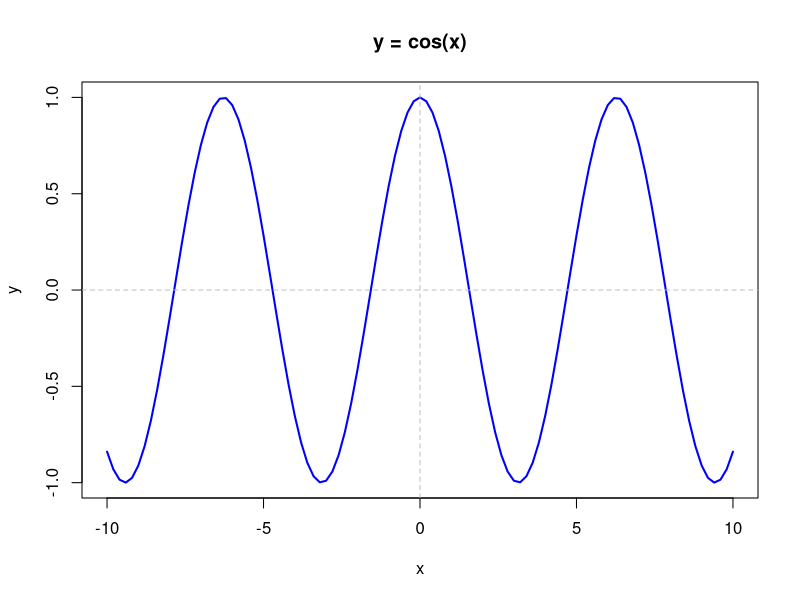
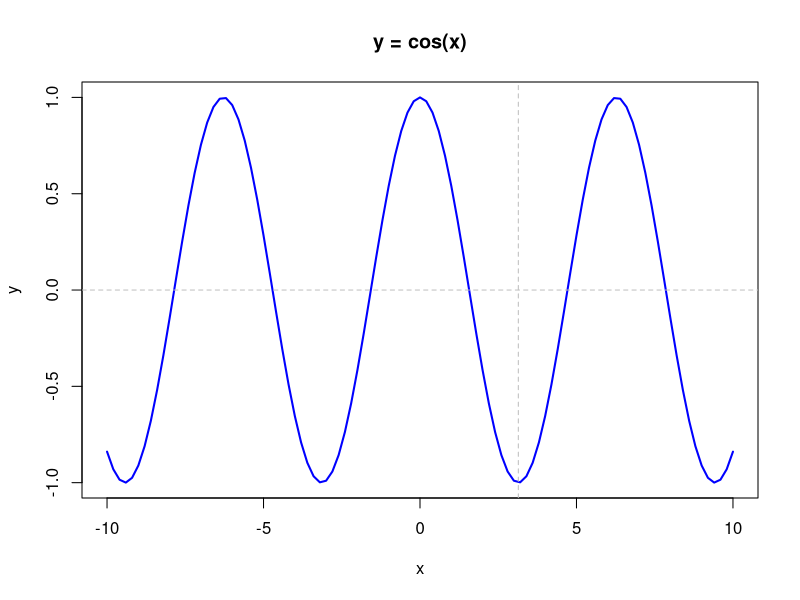
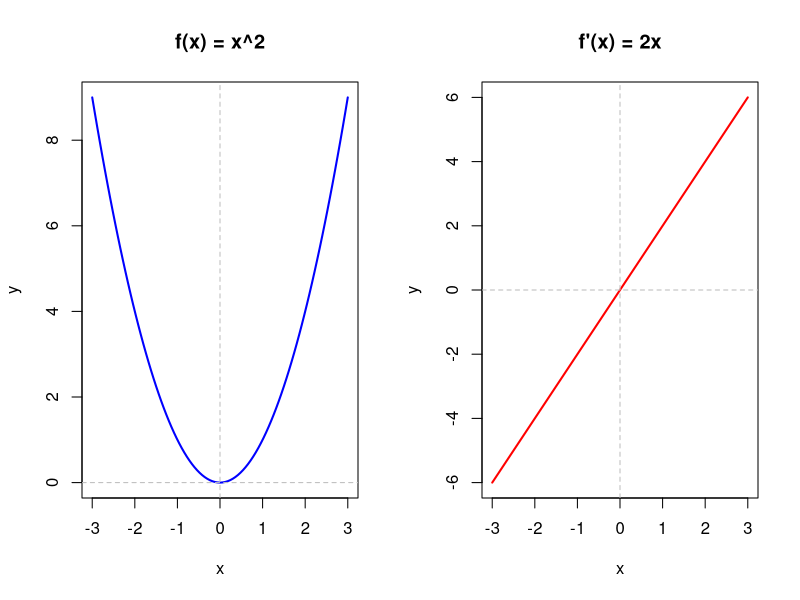
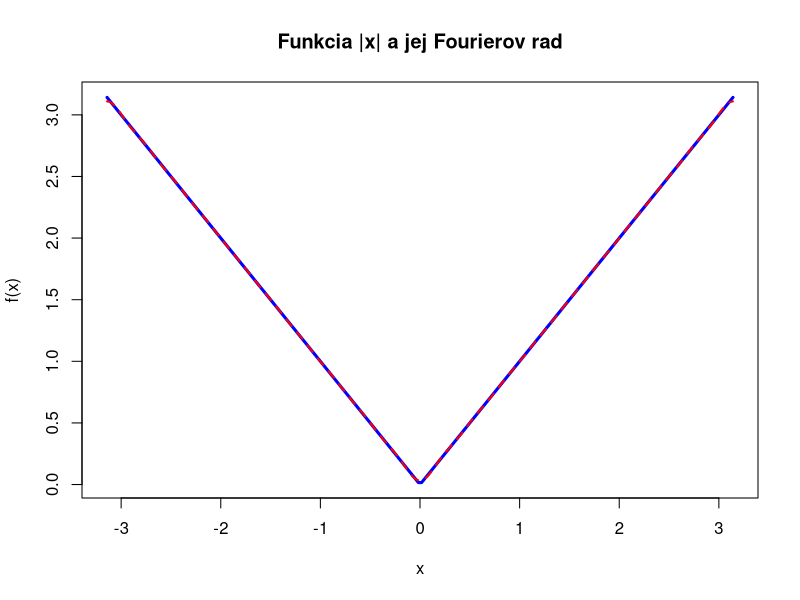
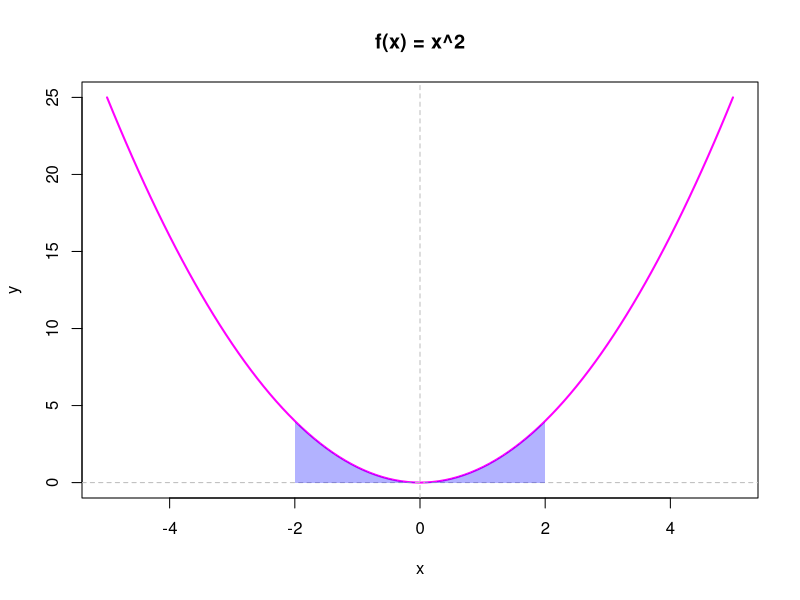
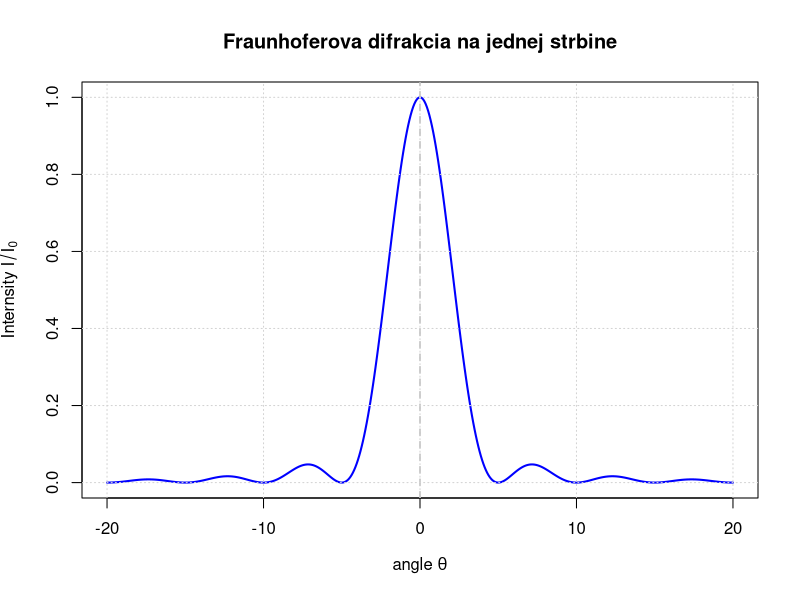

Generate these figures, in order, with R:
## ---- chunk 1
knitr::opts_chunk$set(echo = FALSE, warning = FALSE, message = FALSE)
library(ggplot2)
library(knitr)
## ---- chunk 2
funkcii <- data.frame(
  number = 1:9,
  func = c("$x^2$", "$x^4$", "$x^{100}$", "$\\mid x \\mid$", "$\\cos(x)$", 
           "$\\frac{1}{x^2}$", "$x^4 - 5x^2 + 1$", "$e^{x^2}$", "$konstanta$")
)
kable(funkcii, caption = "Tabuľka parnych funkcii", 
      booktabs = TRUE, align = "c")
## ---- chunk 3
curve(cos(x), from = -10, to = 10, 
      col = "blue", lwd = 2, 
      main = "y = cos(x)",
      xlab = "x", ylab = "y")
abline(h = 0, v = 0, col = "gray", lty = 2)
## ---- chunk 4
curve(cos(x), from = -10, to = 10, 
      col = "blue", lwd = 2, 
      main = "y = cos(x)",
      xlab = "x", ylab = "y")
abline(h = 0, v = pi, col = "gray", lty = 2)
## ---- chunk 5
par(mfrow = c(1, 2))

curve(x^2, from = -3, to = 3, col = "blue", lwd = 2,
      main = "f(x) = x^2", xlab = "x", ylab = "y")
abline(h = 0, v = 0, col = "gray", lty = 2)

curve(2*x, from = -3, to = 3, col = "red", lwd = 2,
      main = "f'(x) = 2x", xlab = "x", ylab = "y")
abline(h = 0, v = 0, col = "gray", lty = 2)

par(mfrow = c(1, 1))


## ---- chunk 6

x <- seq(-pi, pi, length.out = 200)
f_original <- abs(x)


f_fourier <- pi/2
for(k in 1:10) {
  f_fourier <- f_fourier - (4/pi) * cos((2*k-1)*x) / (2*k-1)^2
}

plot(x, f_original, type = "l", col = "blue", lwd = 3,
     main = "Funkcia |x| a jej Fourierov rad",
     xlab = "x", ylab = "f(x)")
lines(x, f_fourier, col = "red", lwd = 2, lty = 2)
       col = c("blue", "red")
## ---- chunk 7
f <- function(x) x^2

curve(f(x), from = -5, to = 5,
      col = "magenta", lwd = 2,
      main = "f(x) = x^2",
      xlab = "x", ylab = "y")

abline(h = 0, v = 0, col = "gray", lty = 2)

x_right <- seq(0, 2, length.out = 100)
y_right <- f(x_right)

x_left <- seq(-2, 0, length.out = 100)
y_left <- f(x_left)
polygon(c(x_right, rev(x_right)),
        c(y_right, rep(0, length(y_right))),
        col = rgb(0, 0, 1, 0.3), border = NA)
polygon(c(x_left, rev(x_left)),
        c(y_left, rep(0, length(y_left))),
        col = rgb(0, 0, 1, 0.3), border = NA)
## ---- chunk 8
lambda <- 500e-9   
a <- 0.1e-3        
theta <- seq(-0.02, 0.02, length.out = 500)  


beta <- (pi * a * sin(theta)) / lambda


I <- (sin(beta) / beta)^2
I[is.na(I)] <- 1   


plot(theta * 1000, I, type = "l", col = "blue", lwd = 2,
     xlab = expression("angle " * theta),
     ylab = expression("Internsity " * I / I[0]),
     main = "Fraunhoferova difrakcia na jednej strbine")
abline(v = 0, col = "gray", lty = 2, lwd = 1.5)
grid()
## ---- chunk 9
summary_df <- data.frame(
  vlatnosti = c("Symetria", "Integracia", "Derivacia", "Fourierov rad","Plocha"),
  vzorce = c("$f(-x) = f(x)$", "$\\int_{-a}^{a} f(x)dx = 2\\int_0^a f(x)dx$", 
             "$f'(x)$ je neparna", "$b_n = 0$ (len kosinusy)","plocha na $[-a,0]$ = plocha na $[0,a]$")
)

kable(summary_df, caption = "Zhrnutie vlastnosi parnych funkcii", 
      booktabs = TRUE, align = "c")
